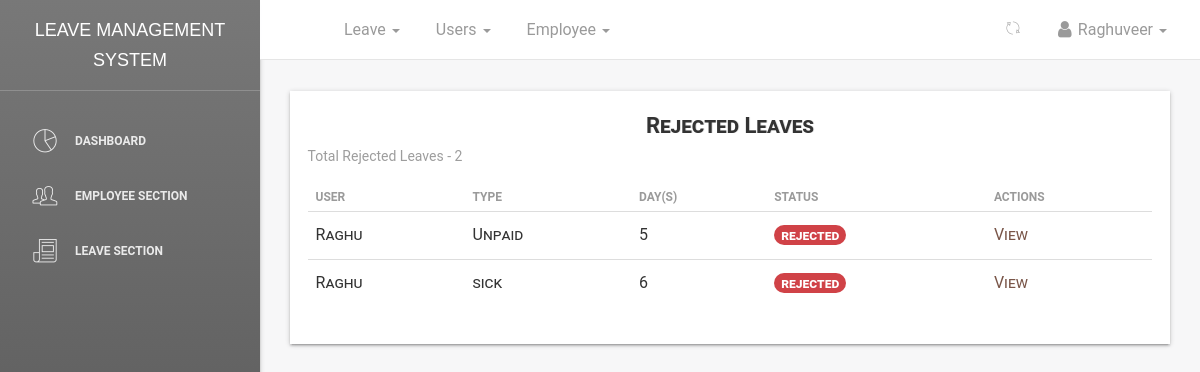
The page /dashboard/leaves/rejected/all/ (signed in) on the database as committed earlier.
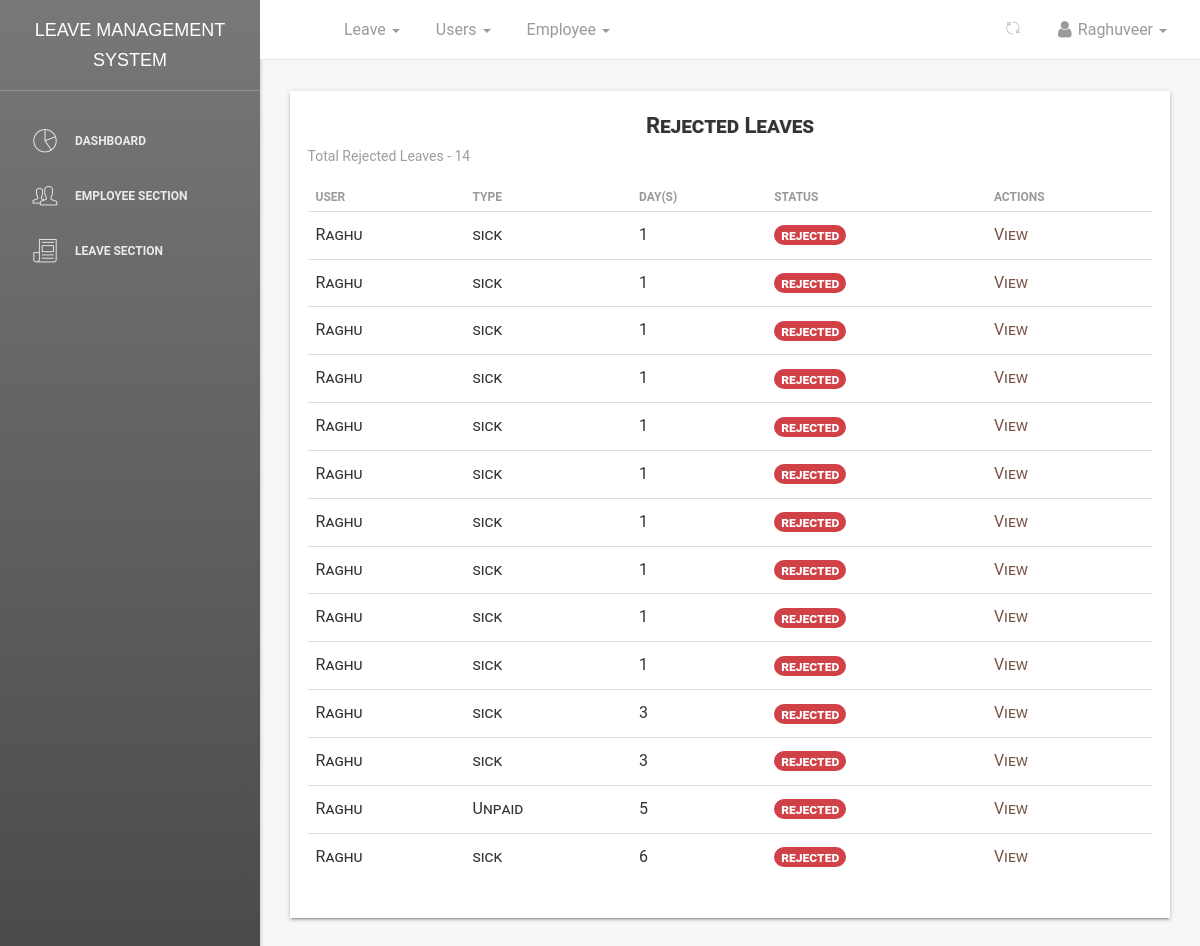
The same page on the database as committed later.
### leave/models.py (models this page shows, shortened)
class Leave(models.Model):
    user = models.ForeignKey(User, on_delete=models.CASCADE, default=1)
    startdate = models.DateField(verbose_name=_('Start Date'), help_text='leave start date is on ..', null=True,
                                 blank=False)
    enddate = models.DateField(verbose_name=_('End Date'), help_text='coming back on ...', null=True, blank=False)
    leavetype = models.CharField(choices=LEAVE_TYPE, max_length=25, default=SICK, null=True, blank=False)
    reason = models.CharField(verbose_name=_('Reason for Leave'), max_length=255,
                              help_text='add additional information for leave', null=True, blank=True)
    status = models.CharField(max_length=12, default='pending')  # pending,approved,rejected,cancelled
    is_approved = models.BooleanField(default=False)  # hide
    updated = models.DateTimeField(auto_now=True, auto_now_add=False)
    created = models.DateTimeField(auto_now=False, auto_now_add=True)
    objects = LeaveManager()
    Tempdays = 0
    date_of_approved_leave = 0
    class Meta:
        verbose_name = _('Leave')
        verbose_name_plural = _('Leaves')
        ordering = ['-created']  # recent objects
    def businessDays(self, startdate, enddate):
        from datetime import datetime, timedelta
        test_date1, test_date2 = startdate, enddate
        dates = (test_date1 + timedelta(idx + 1)
                 for idx in range((test_date2 - test_date1).days))
        res = sum(1 for day in dates if day.weekday() < 5)
        holiday_list = [
            (12, 25),  # Christmas
            (1, 1)  # New Year
        ]
        for month, day in holiday_list:
            if (startdate.month == month and startdate.day <= day) or (enddate.month == month and enddate.day >= day):
                res -= 1
        return res
    @property
    def leave_days(self):
        days_count = ''
        startdate = self.startdate
        enddate = self.enddate
        if startdate > enddate:
            return
        dates = (enddate - startdate)
        Leave.Tempdays = dates.days
        print("leaves applied", Leave.Tempdays)
        busineesDay = self.businessDays(startdate, enddate)
        print("busineesDay : ", busineesDay)
        Leave.Tempdays = busineesDay
        Leave.date_of_approved_leave = self.created
        return busineesDay

### dashboard/views.py (the view)
# urls.py: path('leaves/rejected/all/', views.leave_rejected_list, name='leavesrejected'),
def leave_rejected_list(request):
    dataset = dict()
    department_id = None
    if request.user.username == "Raghuveer":
        department_id = 3
    elif request.user.username == "Akhil":
        department_id = 4
    elif request.user.username == "Vasu":
        department_id = 2
    if department_id:
        leave = Leave.objects.all_rejected_leaves().filter(user__employee__department_id=department_id)
    dataset['leave_list_rejected'] = leave
    return render(request, 'dashboard/rejected_leaves_list.html', dataset)

### leave/manager.py (called while the page is built)
    def all_rejected_leaves(self):
        return super().get_queryset().filter(status='rejected').order_by('-created')

### templates/dashboard/rejected_leaves_list.html (shortened to what this page needs)
{% extends '_layout.html' %}
 {% block navheader %}
 	{% include 'includes/navheader_employee_app.html' %}
 {% endblock %}
 {% block content %}
        <section class="content">
            <section class="container-fluid">
            	   <section class="row">
                        <section class="col col-sm-8 offset-sm-2">
                        </section>
                    </section>
                	<div class="table-responsive table-shadow">
                		<div class="text-center table-description">
                			<h4 class="title-h3" style="text-shadow: 1px 0px rgba(0,0,0,0.11)">Rejected Leaves</h4>
                		</div>
                		<section class="total-leaves-count">
                			{% if leave_list_rejected %}
                			<p>Total Rejected Leaves - <span>{{ leave_list_rejected.count }}</span></p>
                			{% endif %}
                		</section>
                		<table class="table">
							  <thead>
							    <tr>
							      <th scope="col"><b>User</b></th>
							      <th scope="col"><b>Type</b></th>
							      <th scope="col"><b>Day(s)</b></th>
							      <th scope="col"><b>Status</b></th>
							      <th scope="col"><b>Actions</b></th>
							    </tr>
							  </thead>
							  <tbody>
							  	{% for leave in leave_list_rejected %}
							    <tr>
							      <td>{{ leave.user }}</td>
							      <td>{{ leave.leavetype}}</td>
							      <td>{{ leave.leave_days }}</td>
							      <td><span class="badge badge-success" style="background-color:#d04247; font-size: 14px;">{{ leave.status }}</span></td>
							      <td>
							      	<a href="{% url 'dashboard:userleaveview' leave.id %}" style="color: #795548;">
							      	    <span>View &nbsp;</span>
							      	</a>
							      </td>
							    </tr>
							    {% endfor %}
							  </tbody>
						</table>
					</div>
            </section>
        </section>
 {% endblock %}

Rows that differ between the two databases and show on the page:
added Leave: user "Raghu", leavetype "sick", leave_days "1", status "rejected"
added Leave: user "Raghu", leavetype "sick", leave_days "1", status "rejected"
added Leave: user "Raghu", leavetype "sick", leave_days "1", status "rejected"
added Leave: user "Raghu", leavetype "sick", leave_days "1", status "rejected"
added Leave: user "Raghu", leavetype "sick", leave_days "1", status "rejected"
added Leave: user "Raghu", leavetype "sick", leave_days "1", status "rejected"
added Leave: user "Raghu", leavetype "sick", leave_days "1", status "rejected"
added Leave: user "Raghu", leavetype "sick", leave_days "1", status "rejected"
added Leave: user "Raghu", leavetype "sick", leave_days "1", status "rejected"
added Leave: user "Raghu", leavetype "sick", leave_days "1", status "rejected"
now on this page (row edited): Leave: user "Raghu", leavetype "sick", leave_days "3", status "rejected"
now on this page (row edited): Leave: user "Raghu", leavetype "sick", leave_days "3", status "rejected"
Other text that changed with them:
{{ leave_list_rejected.count }}: "2" → "14"
